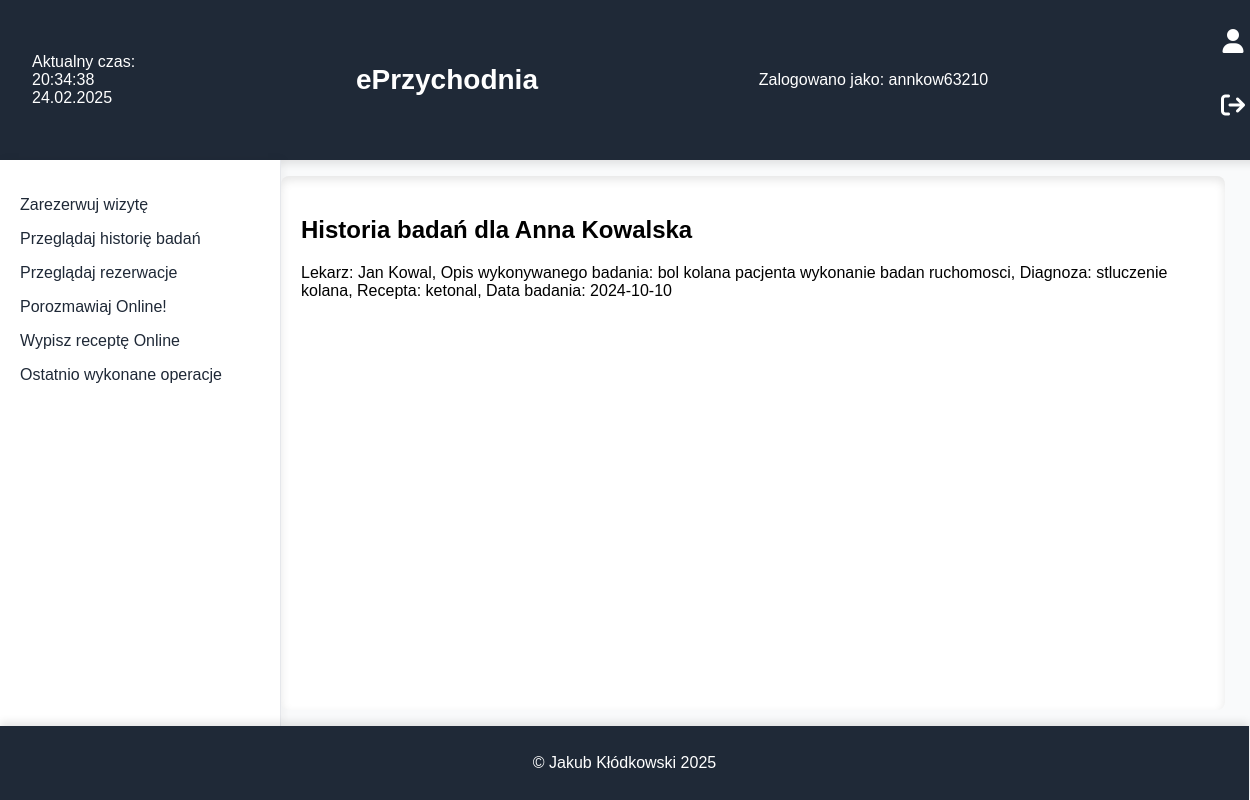
/historia.php, run on the app's committed database.
### tables this page shows
CREATE TABLE `zalogowani` (
  `login` char(11) DEFAULT NULL,
  `haslo` varchar(100) DEFAULT NULL,
  `kto` varchar(100) DEFAULT NULL
);

CREATE TABLE `pacjenci` (
  `id_pacjenta` int(10) UNSIGNED NOT NULL,
  `imie` varchar(100) DEFAULT NULL,
  `nazwisko` varchar(100) DEFAULT NULL,
  `ulica` varchar(100) DEFAULT NULL,
  `nr_domu` varchar(10) DEFAULT NULL,
  `kp` char(6) DEFAULT NULL,
  `miasto` varchar(100) DEFAULT NULL,
  `tel` char(9) DEFAULT NULL,
  `email` varchar(100) DEFAULT NULL,
  `PESEL` char(11) DEFAULT NULL,
  `login` char(11) DEFAULT NULL,
  `haslo` varchar(100) DEFAULT NULL
);

CREATE TABLE `badania` (
  `id_pacjenta` int(10) UNSIGNED DEFAULT NULL,
  `id_lekarza` int(10) UNSIGNED DEFAULT NULL,
  `opis_badania` text DEFAULT NULL,
  `diagnoza` text DEFAULT NULL,
  `recepta` text DEFAULT NULL,
  `data` date DEFAULT NULL
);

CREATE TABLE `pracownik` (
  `id_lekarza` int(10) UNSIGNED NOT NULL,
  `Imie` varchar(50) DEFAULT NULL,
  `Nazwisko` varchar(50) DEFAULT NULL,
  `Specjalizacja` varchar(100) DEFAULT NULL,
  `PWZ` varchar(100) DEFAULT NULL,
  `tel` char(9) DEFAULT NULL,
  `email` varchar(100) DEFAULT NULL,
  `stanowisko` varchar(100) NOT NULL,
  `login` char(9) DEFAULT NULL,
  `haslo` varchar(100) DEFAULT NULL
);

### historia.php (the view, shortened to what this page needs)
<!DOCTYPE html>
<html lang="pl">
<head>
    <link rel="stylesheet" href="https://cdnjs.cloudflare.com/ajax/libs/font-awesome/6.4.2/css/all.min.css">
    <link rel="stylesheet" href="style.css">
</head>
<body>
    <header>
    <div id="data"></div>
        <h1 class="text-xl font-bold text-center flex-1"><a href="index.php">ePrzychodnia</a></h1>
        <?php
            require 'wyswietl_logowanie.php';
        ?>
        <div>
        <form action="zaloguj.php">
    <button class="icon-button"><i class="fa-solid fa-user"></i></button>
</form>
<form action="wyloguj.php">
    <button class="icon-button"><i class="fa fa-sign-out"></i></button>
</form>
<?php
    require 'wyswietl_navbar.php';
?>
        </nav>
        <main>
            <div class="index-content">
                <?php
                $connect = mysqli_connect("localhost", "root", "", "eprzychodnia");
                $query="select `login` from `zalogowani`";
                $result=mysqli_query($connect,$query);
                $row=mysqli_fetch_assoc($result);
                $login=$row['login'];
                $query0="select `imie`, `nazwisko` from `pacjenci` where `login`='".$login."';";
                $res0=mysqli_query($connect,$query0);
                $row=mysqli_fetch_assoc($res0);
                $imie=$row['imie'];
                $nazw=$row['nazwisko'];
                echo "<h2>Historia badań dla ".$imie." ".$nazw."</h2>";
                $query1="select `id_pacjenta` from `pacjenci` where `login`='".$login."';";
                $result1=mysqli_query($connect,$query1);
                $row1=mysqli_fetch_assoc($result1);
                $id=$row1['id_pacjenta'];
                $query2="select `imie`,`nazwisko`,`opis_badania`,`diagnoza`,`recepta`,`data` from `badania` inner join `pracownik` on `pracownik`.`id_lekarza`=`badania`.`id_lekarza` where `id_pacjenta`='".$id."';";
                $res2=mysqli_query($connect,$query2);
                $row2=mysqli_fetch_assoc($res2);
                if(mysqli_num_rows($res2)>0){
                    echo "Lekarz: ".$row2['imie']." ".$row2['nazwisko'].", Opis wykonywanego badania: ".$row2['opis_badania'].", Diagnoza: ".$row2['diagnoza'].", Recepta: ".$row2['recepta'].", Data badania: ".$row2['data']."<br><br>";
                }
                else{
                    echo "Brak dostępnej historii badań!";
                }
                ?>
        </main>
    </div>
    <footer>
        <p>&copy; Jakub Kłódkowski 2025</p>
    </footer>
</body>
</html>

### wyswietl_logowanie.php (shortened to what this page needs)
<?php
            $connect = mysqli_connect("localhost", "root", "", "eprzychodnia");
            $query0 = "SELECT `login` FROM `zalogowani` LIMIT 1";
            $result = mysqli_query($connect, $query0);
            if ($result && mysqli_num_rows($result) > 0) {
                $row = mysqli_fetch_assoc($result);
                $log = $row['login'];
                echo "Zalogowano jako: " . htmlspecialchars($log);
            } else {
                echo "Nie zalogowano.";
            }
        ?>

### style.css (style rules this page uses)
body { display: flex; flex-direction: column; height: 100vh; margin: 0; width: 98vw; overflow-x: hidden; font-family: "Noto Sans Regular", sans-serif; background-color: #f9fafb; }
header { background-color: #1f2937; color: white; padding: 16px 32px; width: 100%; display: flex; justify-content: space-between; align-items: center; box-shadow: 0px 4px 8px rgba(0, 0, 0, 0.1); }
header h1 { font-family: "Noto Sans Extralight", sans-serif; font-size: 1.75rem; }
main { flex: 1; padding: 20px; background-color: #ffffff; box-shadow: inset 0px 4px 10px rgba(0, 0, 0, 0.1); border-radius: 8px; margin: 16px 0; }
footer { background-color: #1f2937; color: white; text-align: center; padding: 12px; width: 100%; box-shadow: 0px -4px 8px rgba(0, 0, 0, 0.1); }
.icon-button { color: white; font-size: 1.5rem; background: none; border: none; cursor: pointer; }
h1 > a { text-decoration: none; color: white; }
form { display: flex; flex-direction: column; gap: 16px; }
input, select, textarea, button { padding: 12px; font-size: 1rem; border: 1px solid #e5e7eb; border-radius: 8px; background-color: #ffffff; transition: all 0.3s ease-in-out; }
button { background-color: #1f2937; color: white; border: none; cursor: pointer; transition: background-color 0.3s ease, transform 0.2s ease; }
form > * { margin-bottom: 12px; }

### data on the page
zalogowani: login "annkow63210"
pacjenci: imie "Anna", nazwisko "Kowalska"
badania: pracownik.Imie "Jan", pracownik.Nazwisko "Kowal", opis_badania "bol kolana pacjenta wykonanie badan ruchomosci", diagnoza "stluczenie kolana", recepta "ketonal", data "2024-10-10"
